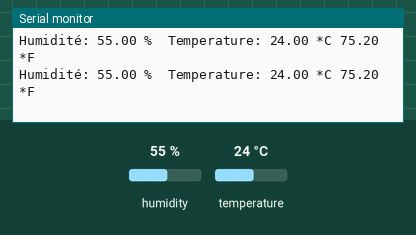
The sketch below on a simulated Arduino Uno, built with avr-gcc and run on an emulated ATmega328P. Parts: the last lines printed to the serial monitor. The test bench sets the inputs (shaded band); at power-on: humidity 55 %, temperature 24 °C.

Above: at 4.8 s.
4.9 s: humidity set to 22 %
At 6.7 s:
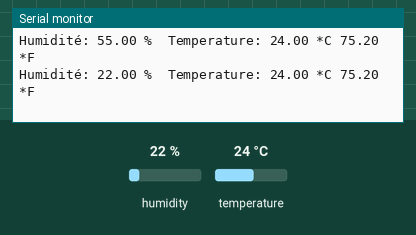
7.9 s: temperature set to 12 °C
At 9.1 s:
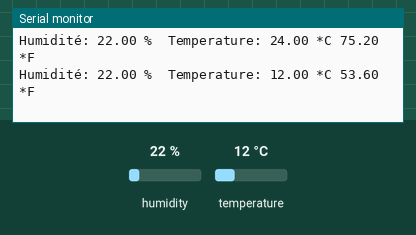
10.9 s: humidity set to 40 %
At 12.8 s:
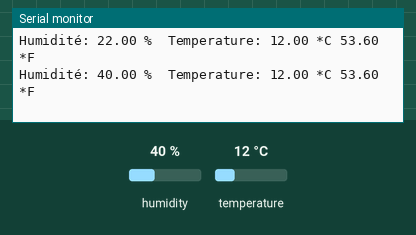
Timing chart, 0 to 14.3 s (numbered marks = the images above; inputs shaded):
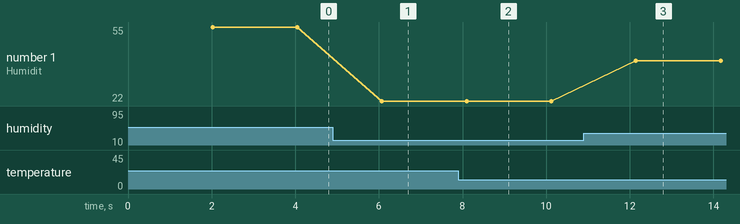

The sketch:

dht11.ino
```cpp
#include "DHT.h"
#define DHTPIN 8          // pin digital connectée
#define DHTTYPE DHT11     // DHT11
DHT dht(DHTPIN, DHTTYPE);

void setup()
{
  Serial.begin(9600);
  dht.begin();
}

void loop()
{
  delay(2000);
  float humi = dht.readHumidity();
  float tempC = dht.readTemperature();
  float tempF = dht.readTemperature(true);

  if (isnan(humi) || isnan(tempC) || isnan(tempF))
  {
    Serial.println("Echec de la lecture");
    return;
  }

  Serial.print("Humidité: ");Serial.print(humi);Serial.print(" %\t");
  Serial.print("Temperature: ");
  Serial.print(tempC);Serial.print(" *C ");
  Serial.print(tempF);Serial.println(" *F");
}
```

Measured:
- after the input at 4.9 s, the serial monitor: prints a new line after 1.2 s (image 1)
- after the input at 7.9 s, the serial monitor: prints a new line after 0.20 s (image 2)
- after the input at 10.9 s, the serial monitor: prints a new line after 1.2 s (image 3)
- plotted number 1: 55 → 22 after the input at 4.9 s, 22 → 40 after the input at 10.9 s
